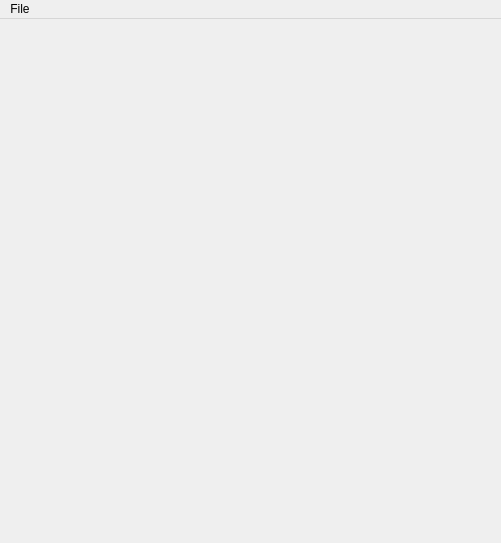
<?xml version="1.0" encoding="UTF-8"?>
<ui version="4.0">
 <class>Tide</class>
 <widget class="QMainWindow" name="Tide">
  <property name="geometry">
   <rect>
    <x>0</x>
    <y>0</y>
    <width>501</width>
    <height>543</height>
   </rect>
  </property>
  <property name="windowTitle">
   <string>Tide</string>
  </property>
  <property name="documentMode">
   <bool>false</bool>
  </property>
  <widget class="QWidget" name="centralWidget">
   <property name="mouseTracking">
    <bool>false</bool>
   </property>
   <layout class="QVBoxLayout" name="verticalLayout">
    <property name="leftMargin">
     <number>0</number>
    </property>
    <property name="topMargin">
     <number>0</number>
    </property>
    <property name="rightMargin">
     <number>0</number>
    </property>
    <property name="bottomMargin">
     <number>0</number>
    </property>
   </layout>
  </widget>
  <widget class="QMenuBar" name="ToolBar">
   <property name="geometry">
    <rect>
     <x>0</x>
     <y>0</y>
     <width>501</width>
     <height>26</height>
    </rect>
   </property>
   <property name="nativeMenuBar">
    <bool>true</bool>
   </property>
   <widget class="QMenu" name="menuFile">
    <property name="autoFillBackground">
     <bool>false</bool>
    </property>
    <property name="tearOffEnabled">
     <bool>false</bool>
    </property>
    <property name="title">
     <string>File</string>
    </property>
    <property name="separatorsCollapsible">
     <bool>false</bool>
    </property>
    <addaction name="menuFileNew"/>
    <addaction name="menuFileOpen"/>
    <addaction name="menuFileSave"/>
    <addaction name="menuFileSaveas"/>
   </widget>
   <addaction name="menuFile"/>
  </widget>
  <widget class="QStatusBar" name="statusBar">
   <property name="styleSheet">
    <string notr="true"/>
   </property>
   <property name="sizeGripEnabled">
    <bool>false</bool>
   </property>
  </widget>
  <action name="menuFileNew">
   <property name="text">
    <string>New</string>
   </property>
   <property name="toolTip">
    <string>Create new file</string>
   </property>
   <property name="shortcut">
    <string>Ctrl+N</string>
   </property>
   <property name="iconVisibleInMenu">
    <bool>true</bool>
   </property>
  </action>
  <action name="menuFileOpen">
   <property name="text">
    <string>Open</string>
   </property>
   <property name="toolTip">
    <string>Open file</string>
   </property>
   <property name="shortcut">
    <string>Ctrl+O</string>
   </property>
  </action>
  <action name="menuFileSave">
   <property name="text">
    <string>Save</string>
   </property>
   <property name="toolTip">
    <string>Save file</string>
   </property>
   <property name="shortcut">
    <string>Ctrl+S</string>
   </property>
   <property name="iconVisibleInMenu">
    <bool>true</bool>
   </property>
  </action>
  <action name="menuFileSaveas">
   <property name="text">
    <string>Save as</string>
   </property>
   <property name="toolTip">
    <string>Save as new file</string>
   </property>
   <property name="shortcut">
    <string>Ctrl+Shift+S</string>
   </property>
  </action>
 </widget>
 <layoutdefault spacing="6" margin="11"/>
 <resources/>
 <connections/>
</ui>
